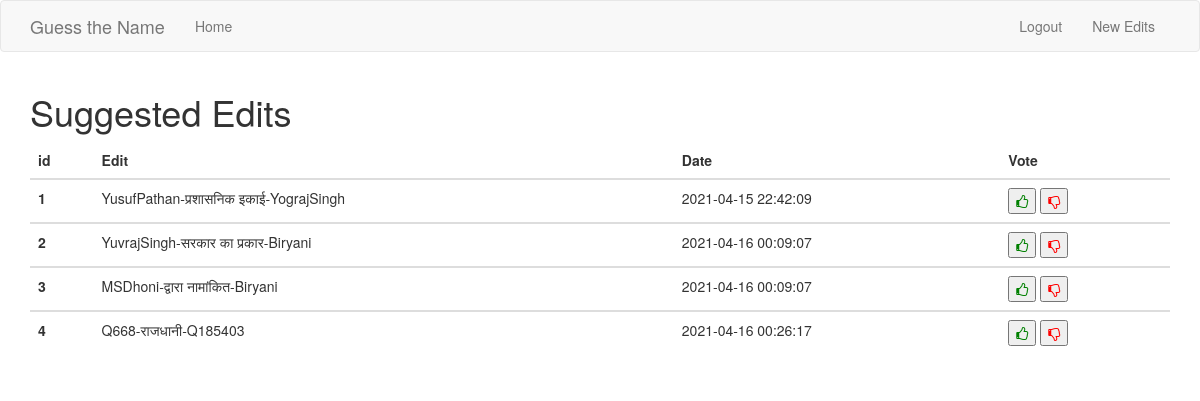
The page /edits/ (signed in) on the database as committed earlier.
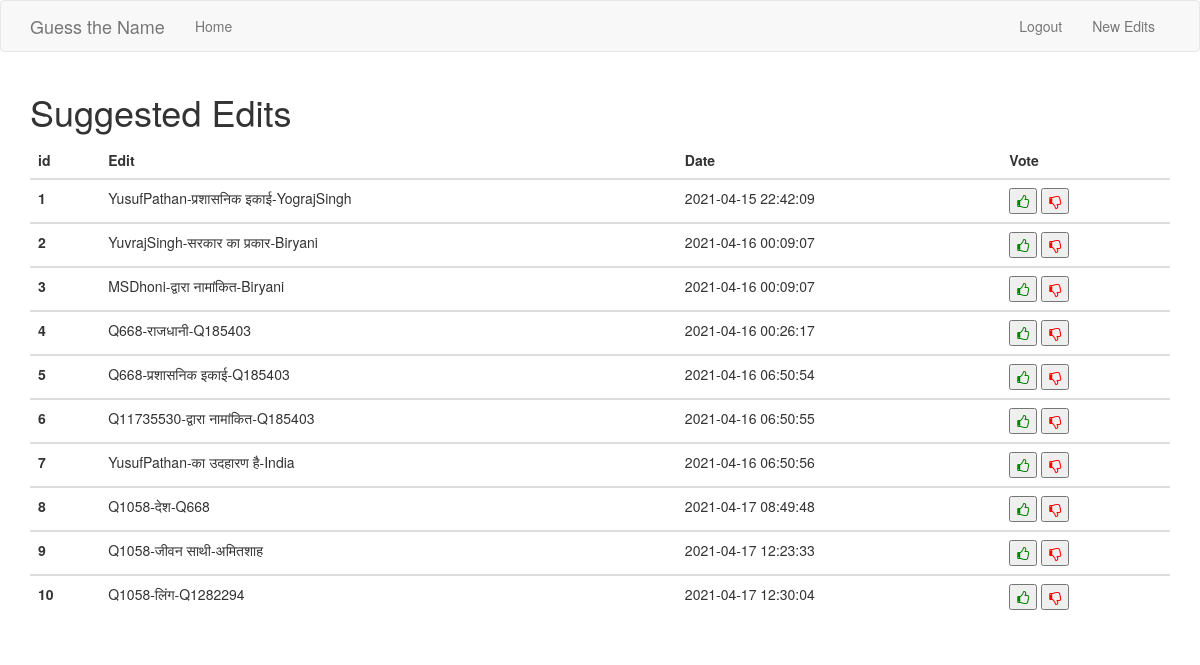
The same page on the database as committed later.
### app/models.py (models this page shows, shortened)
class Suggestions(db.Model):
    id = db.Column(db.Integer,primary_key=True)
    edit_triplet = db.Column(db.String(256),index=True,unique=True)
    date = db.Column(db.DateTime(timezone=True),default=func.now())
    votes = db.Column(db.Integer,default=1)

### app/webapp.py (the view)
@server_bp.route('/edits/')
@login_required
def new_edits():
    edits = db.session.query(Suggestions).all()
    for edit in edits:
        k = edit.edit_triplet.split('_')
        edit.final = '{}-{}-{}'.format(k[0],k[1],k[2])
    return render_template('edits.html',title='New Edits',data=edits)

### app/models.py (called while the page is built)
@login.user_loader
def load_user(id):
    return User.query.get(int(id))

### app/templates/edits.html
{% extends 'base.html' %}
{% import 'bootstrap/wtf.html' as wtf %}
{% block content %}
<div class ='container'>
<H1>Suggested Edits</H1>
<table class="table">
  <thead>
    <tr>
      <th scope="col">id</th>
      <th scope="col">Edit</th>
      <th scope="col">Date</th>
      <th scope="col">Vote</th>
    </tr>
  </thead>
  {% for item in data %}
  <tbody>
    <tr>
      <th scope="row">{{item.id}}</th>
      <td>{{item.final}}</td>
      <td>{{item.date}}</td>
      <td>
		<button class="like">
			<i class="fa fa-thumbs-o-up" aria-hidden="true" style="color:green"></i>
		</button>
		<button class="dislike">
			<i class="fa fa-thumbs-o-down" aria-hidden="true" style="color:red"></i>
		</button>
	</td>
    </tr>
   {% endfor %}
  </tbody>
</table>
</div>
{% endblock %}

### app/templates/base.html (shortened to what this page needs)
{% extends 'bootstrap/base.html' %}
{% block navbar %}
<link rel="stylesheet" href="https://cdnjs.cloudflare.com/ajax/libs/font-awesome/4.7.0/css/font-awesome.min.css">
    <nav class="navbar navbar-default">
        <div class="container">
            <div class="navbar-header">
                <a class="navbar-brand" href="{{ url_for('main.index') }}">Guess the Name</a>
            </div>
            <div class="collapse navbar-collapse" id="bs-example-navbar-collapse-1">
                <ul class="nav navbar-nav">
                    <li><a href="{{ url_for('main.index') }}">Home</a></li>
                </ul>
                <ul class="nav navbar-nav navbar-right">
                	{% if current_user.is_anonymous %}
					  <li><a href="{{ url_for('main.login') }}">Login</a></li>
					  {% else %}
					  <li><a href="{{ url_for('main.logout') }}">Logout</a></li>
                      <li><a href="{{ url_for('main.new_edits') }}">New Edits</a></li>
					  {% endif %}
                </ul>
            </div>
        </div>
    </nav>
{% endblock %}

Rows that differ between the two databases and show on the page:
added Suggestions: id "5", final "Q668-प्रशासनिक इकाई-Q185403", date "2021-04-16 06:50:54"
added Suggestions: id "6", final "Q11735530-द्वारा नामांकित-Q185403", date "2021-04-16 06:50:55"
added Suggestions: id "7", final "YusufPathan-का उदहारण है-India", date "2021-04-16 06:50:56"
added Suggestions: id "8", final "Q1058-देश-Q668", date "2021-04-17 08:49:48"
added Suggestions: id "9", final "Q1058-जीवन साथी-अमितशाह", date "2021-04-17 12:23:33"
added Suggestions: id "10", final "Q1058-लिंग-Q1282294", date "2021-04-17 12:30:04"
